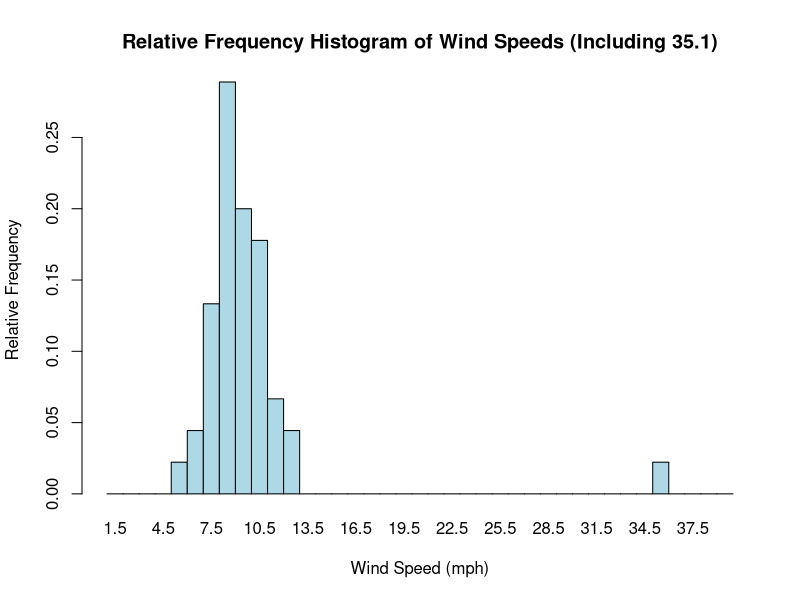

R code for this plot:
## ---- chunk 1
wind_speeds_full <- c(8.9, 12.4, 8.6, 11.3, 9.2, 8.8, 35.1, 6.2, 7.0, 7.1, 11.8, 10.7, 7.6, 9.1, 9.2, 8.2, 9.0, 8.7, 9.1, 10.9, 10.3, 9.6, 7.8, 11.5, 9.3, 7.9, 8.8, 8.8, 12.7, 8.4, 7.8, 5.7, 10.5, 10.5, 9.6, 8.9, 10.2, 10.3, 7.7, 10.6, 8.3, 8.8, 9.5, 8.8, 9.4)

# Set up class boundaries to cover the full range (min = 5.7, max = 35.1)
# Use a reasonable bin width, e.g., 5 mph, to accommodate the outlier
breaks <- seq(1, 40, by=1)

# Create a relative frequency histogram
hist_data <- hist(wind_speeds_full, breaks=breaks, plot=FALSE)  # Compute histogram data
rel_freq <- hist_data$counts / length(wind_speeds_full)  # Calculate relative frequencies

# Plot the histogram
barplot(rel_freq, names.arg=hist_data$mids, space=0, 
        main="Relative Frequency Histogram of Wind Speeds (Including 35.1)", 
        xlab="Wind Speed (mph)", ylab="Relative Frequency", col="lightblue")
